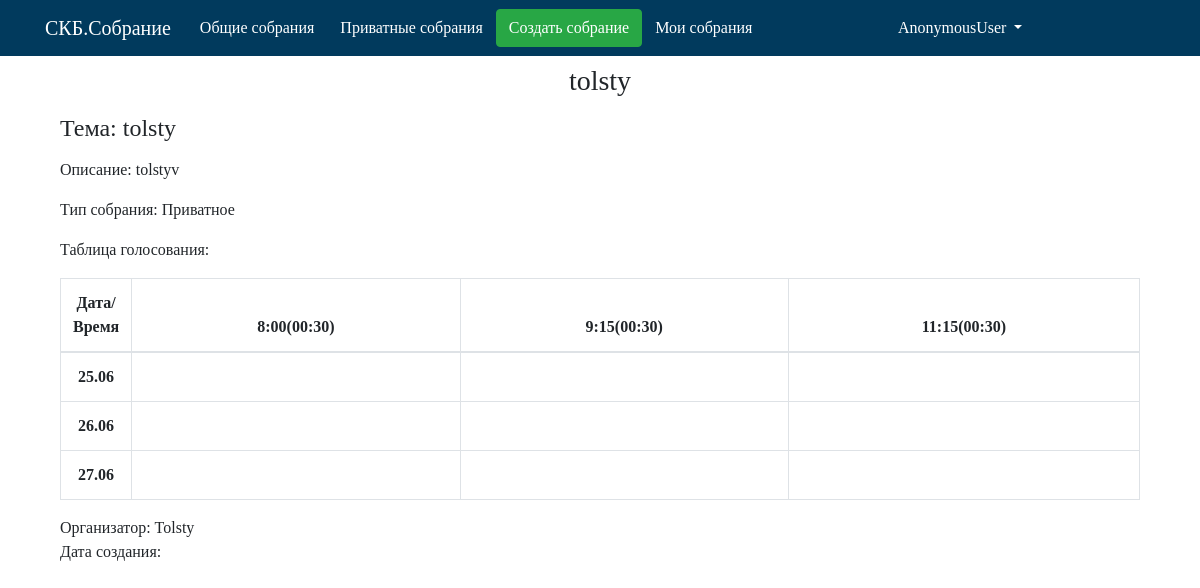
The app's page /maket/vote_meeting/tolsty/ with its own data.
### maket/models.py (models this page shows, shortened)
class Collect(models.Model):  # Собрание
    name = models.CharField('Название собрания', max_length=100, db_index=True,primary_key=True)
    tpesobr = models.CharField('Тип собрания',max_length= 20,default='Общедоступное')
    user = models.ForeignKey(User,verbose_name='Организатор',on_delete=models.CASCADE,unique=False)
    theme = models.CharField('Тема собрания', max_length=250)
    description = models.CharField('Описание собрания',max_length=500)
    duration = models.TimeField(verbose_name='Длительность')
    slug = models.SlugField(blank=True)

class TimeCollect (models.Model):
    collect = models.ForeignKey(Collect,verbose_name='Собрание',on_delete=models.CASCADE,unique=False)
    time = models.TimeField(verbose_name='Время')

class DateCollect (models.Model):
    collect = models.ForeignKey(Collect,verbose_name='Собрание',on_delete=models.CASCADE,unique=False)
    date = models.DateField(verbose_name='Дата')

### maket/views.py (the view)
# urls.py: path('vote_meeting/<meeting_slug>/', vote_meeting, name='vote_meeting_url'),
def vote_meeting(request, meeting_slug):
    votes = {}
    collect = Collect.objects.get(slug=meeting_slug)
    date_list = DateCollect.objects.filter(collect__name=collect.name)
    time_list = TimeCollect.objects.filter(collect__name=collect.name)
    vote_list = Golos.objects.filter(collect__name=collect.name)
    for date in date_list:
        for time in time_list:
            for vote in vote_list.filter():
                if vote.time == time.time and vote.date == date.date:
                    votes[(date.date, time.time)] = 1
                else:
                    votes[(date.date, time.time)] = 0
    context = {'collect': collect, 'date_list': date_list, 'time_list': time_list, 'votes': votes}
    return render(request, 'maket/vote_meeting.html', context)

### maket/templates/maket/vote_meeting.html (shortened to what this page needs)
{% extends 'maket/base.html' %}
{% load staticfiles %}
{% block menu %}
{% include 'maket/includes/nav.html' %}
{% endblock %}
{% block name %}
{{ collect.name }}
{% endblock %}
{% block content %}
<div class="container mt-3">
    <form>
        <div class="form-group">
            <h4> Тема: {{ collect.theme }}</h4>
        </div>
        <div class="form-group">
            <p> Описание: {{ collect.description }}</p>
        </div>
        <div class="form-group">
            <span> Тип собрания: {{ collect.tpesobr }}</span>
        </div>
        <div class="form-group">
            <span>Таблица голосования:</span>
        </div>
        <div class="form-group">
            <form method="post">
                <table class="table table-bordered vote-table" id="vote-table">
                    <col width="50">
                    <thead>
                    <tr>
                        <th  scope="col">Дата/Время</th>
                        {% for time in time_list %}
                            <th> {{ time.time }}({{ collect.duration|time:"H:i" }})</th>
                        {% endfor %}
                    </tr>
                    </thead>
                    <tbody>
                    {% for date in date_list %}
                    <tr>
                        <th>{{date.date|date:"d.m"}} </th>
                        {% for time in time_list %}
                            <td></td>
                        {% endfor %}
                    </tr>
                    {%endfor%}
                    </tbody>
                </table>
            </form>
        </div>
        <div class="form-group">
            <span>Организатор:</span> {{ collect.user }}
            <br>
            <span>Дата создания:</span>
        </div>
    </form>
</div>
{% endblock %}
{% block js %}
<link rel="stylesheet" href="{% static 'css/vote.css' %}">
{% endblock %}

### maket/static/css/style.css (style rules this page uses)
div.container { font-family: Chasm; }
table { text-align: center; }

### records on screen
Collect: name "tolsty", theme "tolsty", description "tolstyv", tpesobr "Приватное", duration "00:30", user "Tolsty"
TimeCollect: time "8:00"
TimeCollect: time "9:15"
TimeCollect: time "11:15"
DateCollect: date "25.06"
DateCollect: date "26.06"
DateCollect: date "27.06"
